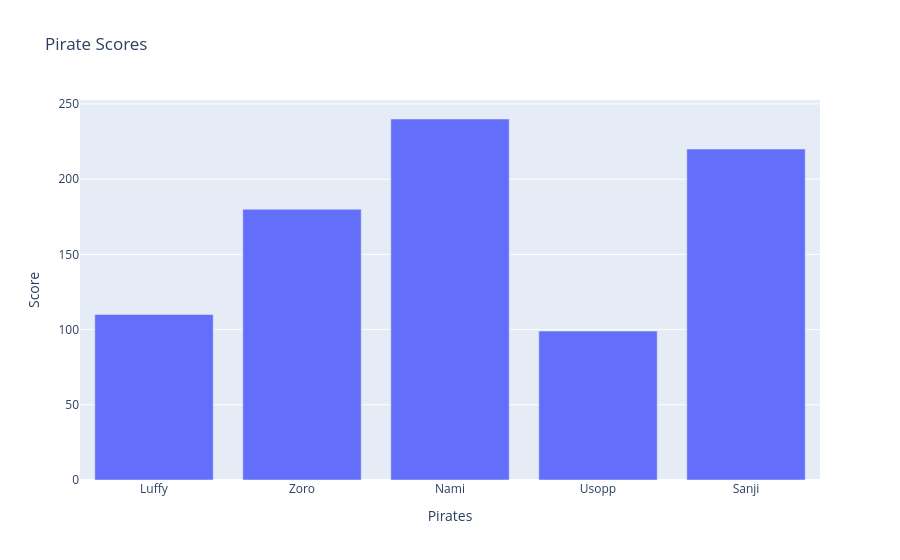

The code cell stored with this chart in its notebook:
### Code cell
# add title and axis labels
graph = go.Figure()
graph.add_trace(go.Bar(x=x1, y=y1))
graph.update_layout(title="Pirate Scores",
                    xaxis_title="Pirates",
                    yaxis_title="Score")

### Figure 1 — Plotly figure (JSON) as saved in the notebook; plotly's stock layout.template omitted (floating-point values rounded to 4 significant figures)
{"data": [{"type": "bar", "x": ["Luffy", "Zoro", "Nami", "Usopp", "Sanji"], "y": [110, 180, 240, 99, 220]}], "layout": {"title": {"text": "Pirate Scores"}, "xaxis": {"title": {"text": "Pirates"}}, "yaxis": {"title": {"text": "Score"}}}}
